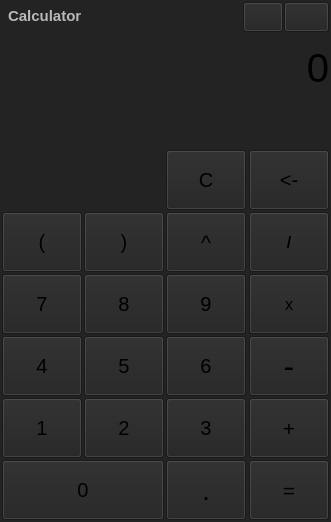
<?xml version="1.0" encoding="UTF-8"?>
<ui version="4.0">
 <class>MainWindow</class>
 <widget class="QMainWindow" name="MainWindow">
  <property name="windowModality">
   <enum>Qt::WindowModality::WindowModal</enum>
  </property>
  <property name="geometry">
   <rect>
    <x>0</x>
    <y>0</y>
    <width>331</width>
    <height>522</height>
   </rect>
  </property>
  <property name="windowTitle">
   <string>Calculator</string>
  </property>
  <property name="styleSheet">
   <string notr="true">background-color: rgb(35, 35, 35);
</string>
  </property>
  <widget class="QWidget" name="centralwidget">
   <widget class="QPushButton" name="Button_1">
    <property name="geometry">
     <rect>
      <x>2</x>
      <y>398</y>
      <width>80</width>
      <height>60</height>
     </rect>
    </property>
    <property name="font">
     <font>
      <pointsize>15</pointsize>
     </font>
    </property>
    <property name="autoFillBackground">
     <bool>false</bool>
    </property>
    <property name="text">
     <string>1</string>
    </property>
    <property name="shortcut">
     <string>1</string>
    </property>
   </widget>
   <widget class="QPushButton" name="Button_2">
    <property name="geometry">
     <rect>
      <x>84</x>
      <y>398</y>
      <width>80</width>
      <height>60</height>
     </rect>
    </property>
    <property name="font">
     <font>
      <pointsize>15</pointsize>
     </font>
    </property>
    <property name="autoFillBackground">
     <bool>false</bool>
    </property>
    <property name="text">
     <string>2</string>
    </property>
    <property name="shortcut">
     <string>2</string>
    </property>
   </widget>
   <widget class="QPushButton" name="Button_3">
    <property name="geometry">
     <rect>
      <x>166</x>
      <y>398</y>
      <width>80</width>
      <height>60</height>
     </rect>
    </property>
    <property name="font">
     <font>
      <pointsize>15</pointsize>
     </font>
    </property>
    <property name="autoFillBackground">
     <bool>false</bool>
    </property>
    <property name="text">
     <string>3</string>
    </property>
    <property name="shortcut">
     <string>3</string>
    </property>
   </widget>
   <widget class="QPushButton" name="Button_4">
    <property name="geometry">
     <rect>
      <x>2</x>
      <y>336</y>
      <width>80</width>
      <height>60</height>
     </rect>
    </property>
    <property name="font">
     <font>
      <pointsize>15</pointsize>
     </font>
    </property>
    <property name="autoFillBackground">
     <bool>false</bool>
    </property>
    <property name="text">
     <string>4</string>
    </property>
    <property name="shortcut">
     <string>4</string>
    </property>
   </widget>
   <widget class="QPushButton" name="Button_5">
    <property name="geometry">
     <rect>
      <x>84</x>
      <y>336</y>
      <width>80</width>
      <height>60</height>
     </rect>
    </property>
    <property name="font">
     <font>
      <pointsize>15</pointsize>
     </font>
    </property>
    <property name="autoFillBackground">
     <bool>false</bool>
    </property>
    <property name="text">
     <string>5</string>
    </property>
    <property name="shortcut">
     <string>5</string>
    </property>
   </widget>
   <widget class="QPushButton" name="Button_6">
    <property name="geometry">
     <rect>
      <x>166</x>
      <y>336</y>
      <width>80</width>
      <height>60</height>
     </rect>
    </property>
    <property name="font">
     <font>
      <pointsize>15</pointsize>
     </font>
    </property>
    <property name="autoFillBackground">
     <bool>false</bool>
    </property>
    <property name="text">
     <string>6</string>
    </property>
    <property name="shortcut">
     <string>6</string>
    </property>
   </widget>
   <widget class="QPushButton" name="Button_7">
    <property name="geometry">
     <rect>
      <x>2</x>
      <y>274</y>
      <width>80</width>
      <height>60</height>
     </rect>
    </property>
    <property name="font">
     <font>
      <pointsize>15</pointsize>
     </font>
    </property>
    <property name="autoFillBackground">
     <bool>false</bool>
    </property>
    <property name="text">
     <string>7</string>
    </property>
    <property name="shortcut">
     <string>7</string>
    </property>
   </widget>
   <widget class="QPushButton" name="Button_8">
    <property name="geometry">
     <rect>
      <x>84</x>
      <y>274</y>
      <width>80</width>
      <height>60</height>
     </rect>
    </property>
    <property name="font">
     <font>
      <pointsize>15</pointsize>
      <italic>false</italic>
     </font>
    </property>
    <property name="autoFillBackground">
     <bool>false</bool>
    </property>
    <property name="text">
     <string>8</string>
    </property>
    <property name="shortcut">
     <string>8</string>
    </property>
    <property name="checkable">
     <bool>false</bool>
    </property>
    <property name="autoDefault">
     <bool>false</bool>
    </property>
    <property name="default">
     <bool>false</bool>
    </property>
    <property name="flat">
     <bool>false</bool>
    </property>
   </widget>
   <widget class="QPushButton" name="Button_9">
    <property name="geometry">
     <rect>
      <x>166</x>
      <y>274</y>
      <width>80</width>
      <height>60</height>
     </rect>
    </property>
    <property name="font">
     <font>
      <pointsize>15</pointsize>
     </font>
    </property>
    <property name="autoFillBackground">
     <bool>false</bool>
    </property>
    <property name="text">
     <string>9</string>
    </property>
    <property name="shortcut">
     <string>9</string>
    </property>
   </widget>
   <widget class="QPushButton" name="Button_0">
    <property name="geometry">
     <rect>
      <x>2</x>
      <y>460</y>
      <width>162</width>
      <height>60</height>
     </rect>
    </property>
    <property name="font">
     <font>
      <pointsize>15</pointsize>
     </font>
    </property>
    <property name="autoFillBackground">
     <bool>false</bool>
    </property>
    <property name="text">
     <string>0</string>
    </property>
    <property name="shortcut">
     <string>0</string>
    </property>
   </widget>
   <widget class="QPushButton" name="Button_del">
    <property name="geometry">
     <rect>
      <x>249</x>
      <y>150</y>
      <width>80</width>
      <height>60</height>
     </rect>
    </property>
    <property name="font">
     <font>
      <pointsize>15</pointsize>
     </font>
    </property>
    <property name="autoFillBackground">
     <bool>false</bool>
    </property>
    <property name="styleSheet">
     <string notr="true"/>
    </property>
    <property name="text">
     <string>&lt;-</string>
    </property>
    <property name="shortcut">
     <string>Backspace</string>
    </property>
   </widget>
   <widget class="QPushButton" name="Button_Result">
    <property name="geometry">
     <rect>
      <x>249</x>
      <y>460</y>
      <width>80</width>
      <height>60</height>
     </rect>
    </property>
    <property name="font">
     <font>
      <pointsize>16</pointsize>
      <bold>false</bold>
     </font>
    </property>
    <property name="autoFillBackground">
     <bool>false</bool>
    </property>
    <property name="styleSheet">
     <string notr="true"/>
    </property>
    <property name="text">
     <string>=</string>
    </property>
    <property name="shortcut">
     <string>Enter</string>
    </property>
    <property name="checkable">
     <bool>false</bool>
    </property>
   </widget>
   <widget class="QPushButton" name="Button_plus">
    <property name="geometry">
     <rect>
      <x>249</x>
      <y>398</y>
      <width>80</width>
      <height>60</height>
     </rect>
    </property>
    <property name="font">
     <font>
      <pointsize>16</pointsize>
     </font>
    </property>
    <property name="autoFillBackground">
     <bool>false</bool>
    </property>
    <property name="styleSheet">
     <string notr="true"/>
    </property>
    <property name="text">
     <string>+</string>
    </property>
    <property name="shortcut">
     <string>+</string>
    </property>
    <property name="autoDefault">
     <bool>false</bool>
    </property>
    <property name="default">
     <bool>false</bool>
    </property>
    <property name="flat">
     <bool>false</bool>
    </property>
   </widget>
   <widget class="QPushButton" name="Button_minus">
    <property name="geometry">
     <rect>
      <x>249</x>
      <y>336</y>
      <width>80</width>
      <height>60</height>
     </rect>
    </property>
    <property name="font">
     <font>
      <pointsize>24</pointsize>
      <bold>false</bold>
     </font>
    </property>
    <property name="autoFillBackground">
     <bool>false</bool>
    </property>
    <property name="styleSheet">
     <string notr="true"/>
    </property>
    <property name="text">
     <string>-</string>
    </property>
    <property name="shortcut">
     <string>-</string>
    </property>
   </widget>
   <widget class="QPushButton" name="Button_mult">
    <property name="geometry">
     <rect>
      <x>249</x>
      <y>274</y>
      <width>80</width>
      <height>60</height>
     </rect>
    </property>
    <property name="font">
     <font>
      <pointsize>12</pointsize>
     </font>
    </property>
    <property name="autoFillBackground">
     <bool>false</bool>
    </property>
    <property name="styleSheet">
     <string notr="true"/>
    </property>
    <property name="text">
     <string>x</string>
    </property>
    <property name="shortcut">
     <string>*</string>
    </property>
   </widget>
   <widget class="QPushButton" name="Button_div">
    <property name="geometry">
     <rect>
      <x>249</x>
      <y>212</y>
      <width>80</width>
      <height>60</height>
     </rect>
    </property>
    <property name="font">
     <font>
      <pointsize>12</pointsize>
      <bold>true</bold>
     </font>
    </property>
    <property name="autoFillBackground">
     <bool>false</bool>
    </property>
    <property name="styleSheet">
     <string notr="true"/>
    </property>
    <property name="text">
     <string>/</string>
    </property>
    <property name="shortcut">
     <string>/</string>
    </property>
   </widget>
   <widget class="QPushButton" name="Button_Coma">
    <property name="geometry">
     <rect>
      <x>166</x>
      <y>460</y>
      <width>80</width>
      <height>60</height>
     </rect>
    </property>
    <property name="font">
     <font>
      <pointsize>20</pointsize>
     </font>
    </property>
    <property name="autoFillBackground">
     <bool>false</bool>
    </property>
    <property name="styleSheet">
     <string notr="true"/>
    </property>
    <property name="text">
     <string>.</string>
    </property>
    <property name="shortcut">
     <string>.</string>
    </property>
   </widget>
   <widget class="QPushButton" name="Button_L_Bracket">
    <property name="geometry">
     <rect>
      <x>2</x>
      <y>212</y>
      <width>80</width>
      <height>60</height>
     </rect>
    </property>
    <property name="font">
     <font>
      <pointsize>15</pointsize>
      <bold>false</bold>
     </font>
    </property>
    <property name="autoFillBackground">
     <bool>false</bool>
    </property>
    <property name="styleSheet">
     <string notr="true"/>
    </property>
    <property name="text">
     <string>(</string>
    </property>
    <property name="shortcut">
     <string>(</string>
    </property>
   </widget>
   <widget class="QPushButton" name="Button_R_Bracket">
    <property name="geometry">
     <rect>
      <x>84</x>
      <y>212</y>
      <width>80</width>
      <height>60</height>
     </rect>
    </property>
    <property name="font">
     <font>
      <pointsize>15</pointsize>
     </font>
    </property>
    <property name="autoFillBackground">
     <bool>false</bool>
    </property>
    <property name="styleSheet">
     <string notr="true"/>
    </property>
    <property name="text">
     <string>)</string>
    </property>
    <property name="shortcut">
     <string>)</string>
    </property>
   </widget>
   <widget class="QPushButton" name="Button_Exponent">
    <property name="geometry">
     <rect>
      <x>166</x>
      <y>212</y>
      <width>80</width>
      <height>60</height>
     </rect>
    </property>
    <property name="font">
     <font>
      <pointsize>16</pointsize>
     </font>
    </property>
    <property name="autoFillBackground">
     <bool>false</bool>
    </property>
    <property name="styleSheet">
     <string notr="true"/>
    </property>
    <property name="text">
     <string>^</string>
    </property>
    <property name="shortcut">
     <string>^</string>
    </property>
   </widget>
   <widget class="QLabel" name="label_str">
    <property name="geometry">
     <rect>
      <x>2</x>
      <y>35</y>
      <width>327</width>
      <height>66</height>
     </rect>
    </property>
    <property name="font">
     <font>
      <pointsize>30</pointsize>
      <bold>false</bold>
     </font>
    </property>
    <property name="layoutDirection">
     <enum>Qt::LayoutDirection::LeftToRight</enum>
    </property>
    <property name="text">
     <string>0</string>
    </property>
    <property name="alignment">
     <set>Qt::AlignmentFlag::AlignRight|Qt::AlignmentFlag::AlignTrailing|Qt::AlignmentFlag::AlignVCenter</set>
    </property>
    <property name="wordWrap">
     <bool>false</bool>
    </property>
    <property name="openExternalLinks">
     <bool>false</bool>
    </property>
   </widget>
   <widget class="QLabel" name="label_res">
    <property name="geometry">
     <rect>
      <x>2</x>
      <y>91</y>
      <width>327</width>
      <height>56</height>
     </rect>
    </property>
    <property name="font">
     <font>
      <pointsize>35</pointsize>
      <bold>false</bold>
     </font>
    </property>
    <property name="layoutDirection">
     <enum>Qt::LayoutDirection::LeftToRight</enum>
    </property>
    <property name="text">
     <string/>
    </property>
    <property name="alignment">
     <set>Qt::AlignmentFlag::AlignRight|Qt::AlignmentFlag::AlignTrailing|Qt::AlignmentFlag::AlignVCenter</set>
    </property>
    <property name="wordWrap">
     <bool>false</bool>
    </property>
    <property name="openExternalLinks">
     <bool>false</bool>
    </property>
   </widget>
   <widget class="QPushButton" name="Button_Clear">
    <property name="geometry">
     <rect>
      <x>166</x>
      <y>150</y>
      <width>80</width>
      <height>60</height>
     </rect>
    </property>
    <property name="font">
     <font>
      <pointsize>15</pointsize>
     </font>
    </property>
    <property name="autoFillBackground">
     <bool>false</bool>
    </property>
    <property name="styleSheet">
     <string notr="true"/>
    </property>
    <property name="text">
     <string>C</string>
    </property>
    <property name="shortcut">
     <string>Esc</string>
    </property>
   </widget>
   <widget class="QLabel" name="label">
    <property name="geometry">
     <rect>
      <x>0</x>
      <y>0</y>
      <width>331</width>
      <height>32</height>
     </rect>
    </property>
    <property name="styleSheet">
     <string notr="true">background-color: rgb(35, 35, 35);
color: rgb(184, 184, 184);
padding: 5px;</string>
    </property>
    <property name="text">
     <string>&lt;html&gt;&lt;head/&gt;&lt;body&gt;&lt;p&gt;&lt;img src=&quot;:/img/icon.png&quot; width=&quot;15&quot; height=&quot;15&quot;/&gt;&lt;span style=&quot; font-size:11pt; font-weight:700;&quot;&gt;  Сalculator&lt;/span&gt;&lt;/p&gt;&lt;/body&gt;&lt;/html&gt;</string>
    </property>
   </widget>
   <widget class="QPushButton" name="Button_exit">
    <property name="geometry">
     <rect>
      <x>284</x>
      <y>2</y>
      <width>45</width>
      <height>30</height>
     </rect>
    </property>
    <property name="font">
     <font>
      <pointsize>15</pointsize>
     </font>
    </property>
    <property name="text">
     <string/>
    </property>
    <property name="icon">
     <iconset theme="QIcon::ThemeIcon::ApplicationExit"/>
    </property>
    <property name="iconSize">
     <size>
      <width>15</width>
      <height>15</height>
     </size>
    </property>
   </widget>
   <widget class="QPushButton" name="Button_minimaze">
    <property name="geometry">
     <rect>
      <x>243</x>
      <y>2</y>
      <width>40</width>
      <height>30</height>
     </rect>
    </property>
    <property name="font">
     <font>
      <pointsize>20</pointsize>
     </font>
    </property>
    <property name="styleSheet">
     <string notr="true"/>
    </property>
    <property name="text">
     <string/>
    </property>
    <property name="icon">
     <iconset theme="QIcon::ThemeIcon::ListRemove"/>
    </property>
    <property name="iconSize">
     <size>
      <width>11</width>
      <height>15</height>
     </size>
    </property>
   </widget>
  </widget>
 </widget>
 <resources/>
 <connections/>
</ui>
